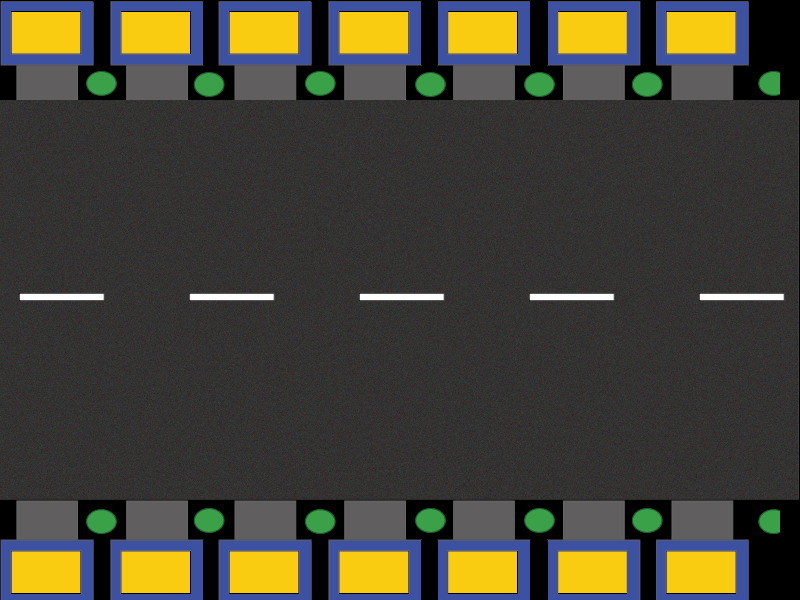

This game map was drawn from its Tiled (.tmx) file and the tilesets committed beside it. A one-line description and the trimmed map source follow:
An orthogonal 40x30 tile map with 20x20 px tiles, 2 tile layers (Road, Top & Bottom), 3 tilesets.

<map version="1.0" orientation="orthogonal" width="40" height="30" tilewidth="20" tileheight="20">
 <tileset firstgid="1" name="Road" tilewidth="20" tileheight="20">
  <image source="Road.png" width="874" height="474" />
 </tileset>
 <tileset firstgid="990" name="Top" tilewidth="20" tileheight="20">
  <image source="Top.png" width="790" height="105" />
 </tileset>
 <tileset firstgid="1185" name="Bottom" tilewidth="20" tileheight="20">
  <image source="Bottom.png" width="790" height="105" />
 </tileset>
 <layer name="Road" width="40" height="30">
  <data>[1200 cells, 800 non-empty, 800 distinct tile ids]</data>
 </layer>
 <layer name="Top &amp; Bottom" width="40" height="30">
  <data>[1200 cells, 390 non-empty, 390 distinct tile ids]</data>
 </layer>
</map>
